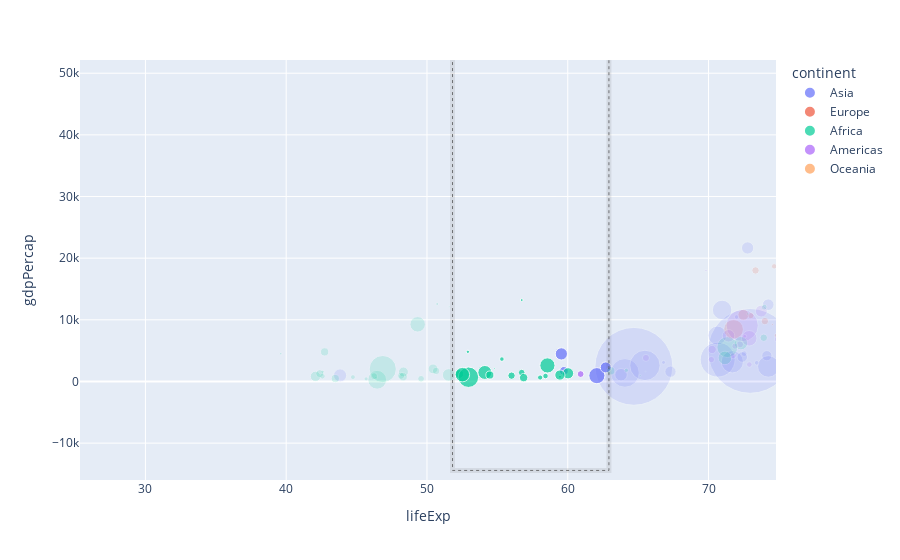

Notebook code for this chart:
### Code cell
px.scatter(temp_df,x="lifeExp",y="gdpPercap",color='continent',size="pop",size_max=60,hover_name='country')

### Figure 1 — Plotly figure (JSON) as saved in the notebook; plotly's stock layout.template omitted (floating-point values rounded to 4 significant figures)
{"data": [{"hovertemplate": "<b>%{hovertext}</b><br><br>continent=Asia<br>lifeExp=%{x}<br>gdpPercap=%{y}<br>pop=%{marker.size}<extra></extra>", "hovertext": ["Afghanistan", "Bahrain", "Bangladesh", "Cambodia", "China", "Hong Kong, China", "India", "Indonesia", "Iran", "Iraq", "Israel", "Japan", "Jordan", "Korea, Dem. Rep.", "Korea, Rep.", "Kuwait", "Lebanon", "Malaysia", "Mongolia", "Myanmar", "Nepal", "Oman", "Pakistan", "Philippines", "Saudi Arabia", "Singapore", "Sri Lanka", "Syria", "Taiwan", "Thailand", "Vietnam", "West Bank and Gaza", "Yemen, Rep."], "legendgroup": "Asia", "marker": {"color": "#636efa", "size": [31889923, 708573, 150448339, 14131858, 1318683096, 6980412, 1110396331, 223547000, 69453570, 27499638, 6426679, 127467972, 6053193, 23301725, 49044790, 2505559, 3921278, 24821286, 2874127, 47761980, 28901790, 3204897, 169270617, 91077287, 27601038, 4553009, 20378239, 19314747, 23174294, 65068149, 85262356, 4018332, 22211743], "sizemode": "area", "sizeref": 366300.0, "symbol": "circle"}, "mode": "markers", "name": "Asia", "orientation": "v", "selectedpoints": [3, 9, 19, 32], "showlegend": true, "type": "scatter", "x": [43.83, 75.64, 64.06, 59.72, 72.96, 82.21, 64.7, 70.65, 70.96, 59.55, 80.75, 82.6, 72.53, 67.3, 78.62, 77.59, 71.99, 74.24, 66.8, 62.07, 63.78, 75.64, 65.48, 71.69, 72.78, 79.97, 72.4, 74.14, 78.4, 70.62, 74.25, 73.42, 62.7], "xaxis": "x", "y": [974.6, 29800.0, 1391.0, 1714.0, 4959.0, 39720.0, 2452.0, 3541.0, 11610.0, 4471.0, 25520.0, 31660.0, 4519.0, 1593.0, 23350.0, 47310.0, 10460.0, 12450.0, 3096.0, 944.0, 1091.0, 22320.0, 2606.0, 3190.0, 21650.0, 47140.0, 3970.0, 4185.0, 28720.0, 7458.0, 2442.0, 3025.0, 2281.0], "yaxis": "y"}, {"hovertemplate": "<b>%{hovertext}</b><br><br>continent=Europe<br>lifeExp=%{x}<br>gdpPercap=%{y}<br>pop=%{marker.size}<extra></extra>", "hovertext": ["Albania", "Austria", "Belgium", "Bosnia and Herzegovina", "Bulgaria", "Croatia", "Czech Republic", "Denmark", "Finland", "France", "Germany", "Greece", "Hungary", "Iceland", "Ireland", "Italy", "Montenegro", "Netherlands", "Norway", "Poland", "Portugal", "Romania", "Serbia", "Slovak Republic", "Slovenia", "Spain", "Sweden", "Switzerland", "Turkey", "United Kingdom"], "legendgroup": "Europe", "marker": {"color": "#EF553B", "size": [3600523, 8199783, 10392226, 4552198, 7322858, 4493312, 10228744, 5468120, 5238460, 61083916, 82400996, 10706290, 9956108, 301931, 4109086, 58147733, 684736, 16570613, 4627926, 38518241, 10642836, 22276056, 10150265, 5447502, 2009245, 40448191, 9031088, 7554661, 71158647, 60776238], "sizemode": "area", "sizeref": 366300.0, "symbol": "circle"}, "mode": "markers", "name": "Europe", "orientation": "v", "selectedpoints": [], "showlegend": true, "type": "scatter", "x": [76.42, 79.83, 79.44, 74.85, 73.0, 75.75, 76.49, 78.33, 79.31, 80.66, 79.41, 79.48, 73.34, 81.76, 78.89, 80.55, 74.54, 79.76, 80.2, 75.56, 78.1, 72.48, 74.0, 74.66, 77.93, 80.94, 80.88, 81.7, 71.78, 79.42], "xaxis": "x", "y": [5937.0, 36130.0, 33690.0, 7446.0, 10680.0, 14620.0, 22830.0, 35280.0, 33210.0, 30470.0, 32170.0, 27540.0, 18010.0, 36180.0, 40680.0, 28570.0, 9254.0, 36800.0, 49360.0, 15390.0, 20510.0, 10810.0, 9787.0, 18680.0, 25770.0, 28820.0, 33860.0, 37510.0, 8458.0, 33200.0], "yaxis": "y"}, {"hovertemplate": "<b>%{hovertext}</b><br><br>continent=Africa<br>lifeExp=%{x}<br>gdpPercap=%{y}<br>pop=%{marker.size}<extra></extra>", "hovertext": ["Algeria", "Angola", "Benin", "Botswana", "Burkina Faso", "Burundi", "Cameroon", "Central African Republic", "Chad", "Comoros", "Congo, Dem. Rep.", "Congo, Rep.", "Cote d'Ivoire", "Djibouti", "Egypt", "Equatorial Guinea", "Eritrea", "Ethiopia", "Gabon", "Gambia", "Ghana", "Guinea", "Guinea-Bissau", "Kenya", "Lesotho", "Liberia", "Libya", "Madagascar", "Malawi", "Mali", "Mauritania", "Mauritius", "Morocco", "Mozambique", "Namibia", "Niger", "Nigeria", "Reunion", "Rwanda", "Sao Tome and Principe", "Senegal", "Sierra Leone", "Somalia", "South Africa", "Sudan", "Swaziland", "Tanzania", "Togo", "Tunisia", "Uganda", "Zambia", "Zimbabwe"], "legendgroup": "Africa", "marker": {"color": "#00cc96", "size": [33333216, 12420476, 8078314, 1639131, 14326203, 8390505, 17696293, 4369038, 10238807, 710960, 64606759, 3800610, 18013409, 496374, 80264543, 551201, 4906585, 76511887, 1454867, 1688359, 22873338, 9947814, 1472041, 35610177, 2012649, 3193942, 6036914, 19167654, 13327079, 12031795, 3270065, 1250882, 33757175, 19951656, 2055080, 12894865, 135031164, 798094, 8860588, 199579, 12267493, 6144562, 9118773, 43997828, 42292929, 1133066, 38139640, 5701579, 10276158, 29170398, 11746035, 12311143], "sizemode": "area", "sizeref": 366300.0, "symbol": "circle"}, "mode": "markers", "name": "Africa", "orientation": "v", "selectedpoints": [2, 4, 11, 13, 16, 17, 18, 19, 20, 21, 23, 27, 29, 34, 35, 44, 46, 47], "showlegend": true, "type": "scatter", "x": [72.3, 42.73, 56.73, 50.73, 52.3, 49.58, 50.43, 44.74, 50.65, 65.15, 46.46, 55.32, 48.33, 54.79, 71.34, 51.58, 58.04, 52.95, 56.73, 59.45, 60.02, 56.01, 46.39, 54.11, 42.59, 45.68, 73.95, 59.44, 48.3, 54.47, 64.16, 72.8, 71.16, 42.08, 52.91, 56.87, 46.86, 76.44, 46.24, 65.53, 63.06, 42.57, 48.16, 49.34, 58.56, 39.61, 52.52, 58.42, 73.92, 51.54, 42.38, 43.49], "xaxis": "x", "y": [6223.0, 4797.0, 1441.0, 12570.0, 1217.0, 430.1, 2042.0, 706.0, 1704.0, 986.1, 277.6, 3633.0, 1545.0, 2082.0, 5581.0, 12150.0, 641.4, 690.8, 13210.0, 752.7, 1328.0, 942.7, 579.2, 1463.0, 1569.0, 414.5, 12060.0, 1045.0, 759.3, 1043.0, 1803.0, 10960.0, 3820.0, 823.7, 4811.0, 619.7, 2014.0, 7670.0, 863.1, 1598.0, 1712.0, 862.5, 926.1, 9270.0, 2602.0, 4513.0, 1107.0, 883.0, 7093.0, 1056.0, 1271.0, 469.7], "yaxis": "y"}, {"hovertemplate": "<b>%{hovertext}</b><br><br>continent=Americas<br>lifeExp=%{x}<br>gdpPercap=%{y}<br>pop=%{marker.size}<extra></extra>", "hovertext": ["Argentina", "Bolivia", "Brazil", "Canada", "Chile", "Colombia", "Costa Rica", "Cuba", "Dominican Republic", "Ecuador", "El Salvador", "Guatemala", "Haiti", "Honduras", "Jamaica", "Mexico", "Nicaragua", "Panama", "Paraguay", "Peru", "Puerto Rico", "Trinidad and Tobago", "United States", "Uruguay", "Venezuela"], "legendgroup": "Americas", "marker": {"color": "#ab63fa", "size": [40301927, 9119152, 190010647, 33390141, 16284741, 44227550, 4133884, 11416987, 9319622, 13755680, 6939688, 12572928, 8502814, 7483763, 2780132, 108700891, 5675356, 3242173, 6667147, 28674757, 3942491, 1056608, 301139947, 3447496, 26084662], "sizemode": "area", "sizeref": 366300.0, "symbol": "circle"}, "mode": "markers", "name": "Americas", "orientation": "v", "selectedpoints": [12], "showlegend": true, "type": "scatter", "x": [75.32, 65.55, 72.39, 80.65, 78.55, 72.89, 78.78, 78.27, 72.23, 74.99, 71.88, 70.26, 60.92, 70.2, 72.57, 76.19, 72.9, 75.54, 71.75, 71.42, 78.75, 69.82, 78.24, 76.38, 73.75], "xaxis": "x", "y": [12780.0, 3822.0, 9066.0, 36320.0, 13170.0, 7007.0, 9645.0, 8948.0, 6025.0, 6873.0, 5728.0, 5186.0, 1202.0, 3548.0, 7321.0, 11980.0, 2749.0, 9809.0, 4173.0, 7409.0, 19330.0, 18010.0, 42950.0, 10610.0, 11420.0], "yaxis": "y"}, {"hovertemplate": "<b>%{hovertext}</b><br><br>continent=Oceania<br>lifeExp=%{x}<br>gdpPercap=%{y}<br>pop=%{marker.size}<extra></extra>", "hovertext": ["Australia", "New Zealand"], "legendgroup": "Oceania", "marker": {"color": "#FFA15A", "size": [20434176, 4115771], "sizemode": "area", "sizeref": 366300.0, "symbol": "circle"}, "mode": "markers", "name": "Oceania", "orientation": "v", "selectedpoints": [], "showlegend": true, "type": "scatter", "x": [81.23, 80.2], "xaxis": "x", "y": [34440.0, 25190.0], "yaxis": "y"}], "layout": {"autosize": true, "dragmode": "pan", "legend": {"itemsizing": "constant", "title": {"text": "continent"}, "tracegroupgap": 0}, "margin": {"t": 60}, "selections": [{"line": {"dash": "dot", "width": 1}, "type": "rect", "x0": 62.92, "x1": 51.82, "xref": "x", "y0": 53690.0, "y1": -14430.0, "yref": "y"}], "xaxis": {"anchor": "y", "autorange": false, "domain": [0, 1], "range": [25.35, 74.79], "showspikes": false, "title": {"text": "lifeExp"}, "type": "linear"}, "yaxis": {"anchor": "x", "autorange": false, "domain": [0, 1], "range": [-15980.0, 52140.0], "showspikes": false, "title": {"text": "gdpPercap"}, "type": "linear"}}}
